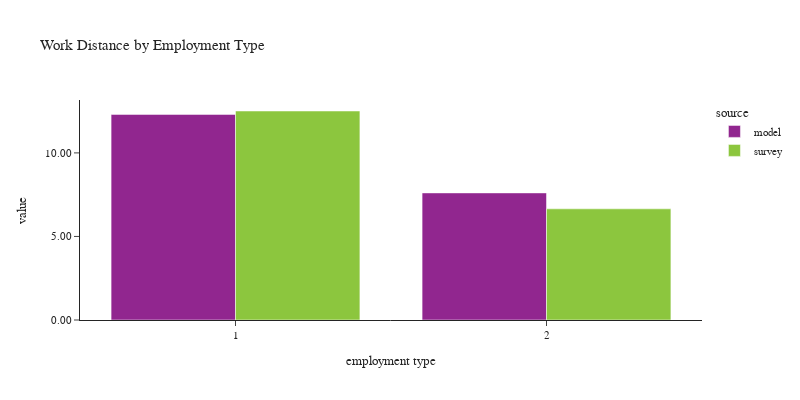

Notebook code for this chart:
### Code cell
plot_work_location(df_workers, 'pwtyp', 'Employment Type', 'employment type')

### Figure 1 — Plotly figure (JSON) as saved in the notebook; plotly's stock layout.template omitted (floating-point values rounded to 4 significant figures)
{"data": [{"alignmentgroup": "True", "customdata": [[1786245], [436901]], "hovertemplate": "source=model<br>pwtyp=%{x}<br>value=%{y}<br>sample count=%{customdata[0]}<extra></extra>", "legendgroup": "model", "marker": {"color": "#91268F", "pattern": {"shape": ""}}, "name": "model", "offsetgroup": "model", "orientation": "v", "showlegend": true, "textposition": "auto", "type": "bar", "x": [1, 2], "xaxis": "x", "y": [12.3, 7.605], "yaxis": "y"}, {"alignmentgroup": "True", "customdata": [[2335], [488]], "hovertemplate": "source=survey<br>pwtyp=%{x}<br>value=%{y}<br>sample count=%{customdata[0]}<extra></extra>", "legendgroup": "survey", "marker": {"color": "#8CC63E", "pattern": {"shape": ""}}, "name": "survey", "offsetgroup": "survey", "orientation": "v", "showlegend": true, "textposition": "auto", "type": "bar", "x": [1, 2], "xaxis": "x", "y": [12.51, 6.652], "yaxis": "y"}], "layout": {"barmode": "group", "font": {"size": 11}, "height": 400, "legend": {"title": {"text": "source"}, "tracegroupgap": 0}, "title": {"text": "Work Distance by Employment Type"}, "width": 800, "xaxis": {"anchor": "y", "domain": [0.0, 1.0], "title": {"text": "employment type"}}, "yaxis": {"anchor": "x", "domain": [0.0, 1.0], "tickformat": ".2f", "title": {"text": "value"}}}}
